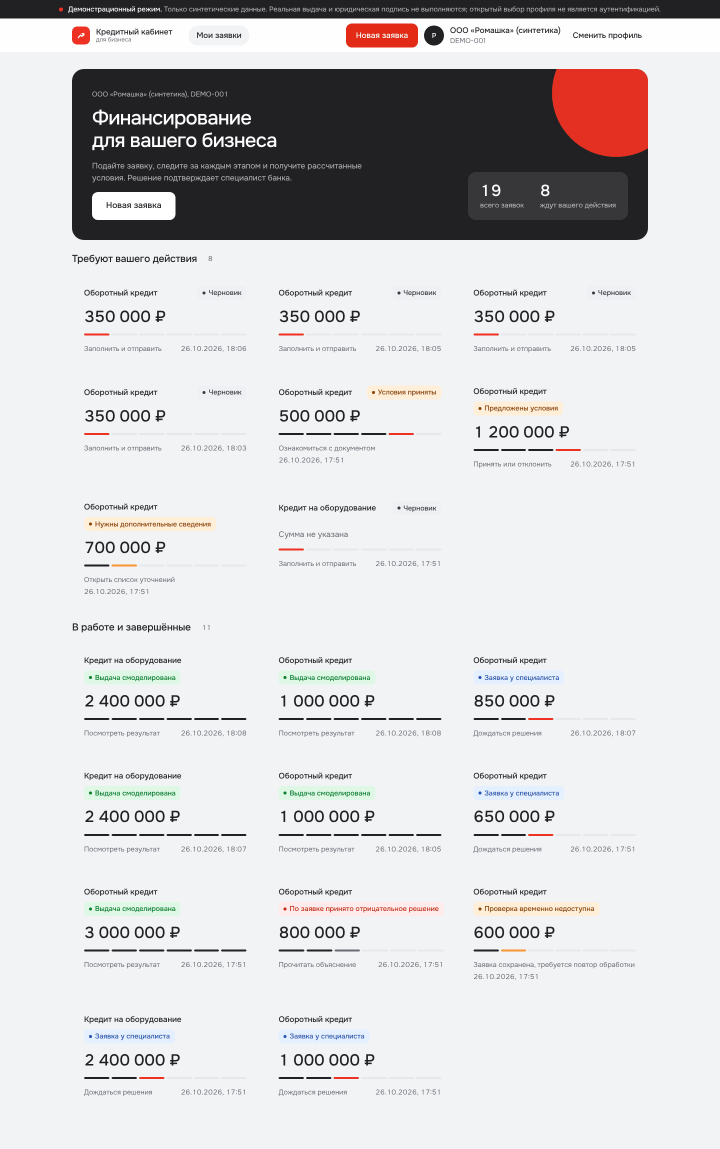
#> input picture docs/screenshots/desktop-1440x900/client/02-home-romashka.png, 1440 x 2298 px (shown at 1/2 size); the run also reads 1 picture not shown here
$ python showcase.py
#> lines starting #> are read from the running program, lines starting #| are printed output that depends on the picture; after the words box and inside, x2 and y2 are one past the last pixel; in counts of white or black regions, pixels touching at a corner belong together
"""Собирает витрину из готовых скриншотов: композиции по устройствам, сетки статусов, GIF-ролики путей.

Запуск: python3 showcase.py [каталог docs/screenshots]. Исходные снимки не меняются.
Подписи на композициях рисуются шрифтом DejaVu Sans (системный, с кириллицей).
"""
import sys
from pathlib import Path

from PIL import Image, ImageDraw, ImageFont

ROOT = Path(sys.argv[1] if len(sys.argv) > 1 else Path(__file__).resolve().parents[3] / "docs" / "screenshots")
OUT = ROOT / "showcase"
OUT.mkdir(parents=True, exist_ok=True)

FONT = "/usr/share/fonts/truetype/dejavu/DejaVuSans.ttf"
FONT_BOLD = "/usr/share/fonts/truetype/dejavu/DejaVuSans-Bold.ttf"
BG_TOP, BG_BOTTOM = (242, 243, 245), (228, 230, 235)
INK, MUTED, RED = (33, 33, 36), (107, 107, 117), (227, 42, 23)

DESKTOP, TABLET, PHONE = "desktop-1440x900", "tablet-ipad-768x1024", "phone-iphone-390x844"
STATUS_TITLES = {
    "client/06-draft-partial": "Черновик",
    "client/22-application-submitted-checking": "Проверяем сведения",
    "client/15-needs-info-system-request": "Нужны сведения",
    "client/18-processing-error-timeout": "Проверка недоступна",
    "client/20-waiting-for-specialist": "У специалиста",
    "client/08-offer-full-amount": "Предложены условия",
    "client/10-accepted-agreement-to-sign": "Условия приняты",
    "client/11-completed-equipment": "Выдача смоделирована",
    "client/13-rejected": "Отрицательное решение",
    "client/14-declined-by-client": "Отклонено клиентом",
}


def font(size, bold=False):
    return ImageFont.truetype(FONT_BOLD if bold else FONT, size)


def gradient(size):
    w, h = size
    img = Image.new("RGB", size, BG_TOP)
    px = ImageDraw.Draw(img)
    for y in range(h):
        t = y / max(h - 1, 1)
        px.line([(0, y), (w, y)], fill=tuple(int(BG_TOP[i] + (BG_BOTTOM[i] - BG_TOP[i]) * t) for i in range(3)))
    return img


def load(rel):
    path = ROOT / f"{rel}.png"
    return Image.open(path).convert("RGB") if path.exists() else None


def top_crop(img, aspect_h_over_w, width_px, skip=0.0):
    """Часть страницы нужного соотношения (с отступом сверху skip×ширины), масштабированная до ширины."""
    w, h = img.size
    y0 = min(int(w * skip), max(h - 1, 0))
    crop_h = min(h - y0, int(w * aspect_h_over_w))
    out = img.crop((0, y0, w, y0 + crop_h))
    scale = width_px / w
    return out.resize((width_px, max(1, int(crop_h * scale))), Image.LANCZOS)


def rounded(img, radius):
    mask = Image.new("L", img.size, 0)
    ImageDraw.Draw(mask).rounded_rectangle((0, 0, *img.size), radius, fill=255)
    out = Image.new("RGBA", img.size)
    out.paste(img, (0, 0), mask)
    return out


def shadow(canvas, box, radius, blur=28, offset=(0, 18), opacity=70):
    from PIL import ImageFilter

    layer = Image.new("RGBA", canvas.size, (0, 0, 0, 0))
    x0, y0, x1, y1 = box
    ImageDraw.Draw(layer).rounded_rectangle((x0 + offset[0], y0 + offset[1], x1 + offset[0], y1 + offset[1]), radius, fill=(10, 10, 20, opacity))
    canvas.alpha_composite(layer.filter(ImageFilter.GaussianBlur(blur)))


def browser_frame(canvas, shot, x, y, width):
    body = top_crop(shot, 0.625, width)
    bar_h = 34
    box = (x, y, x + width, y + bar_h + body.height)
    shadow(canvas, box, 18)
    frame = Image.new("RGBA", (width, bar_h + body.height), (255, 255, 255, 255))
    d = ImageDraw.Draw(frame)
    d.rectangle((0, 0, width, bar_h), fill=(236, 237, 240))
    for i, c in enumerate([(255, 95, 86), (255, 189, 46), (39, 201, 63)]):
        d.ellipse((16 + i * 22, 11, 28 + i * 22, 23), fill=c)
    d.rounded_rectangle((width * 0.28, 7, width * 0.72, 27), 10, fill=(255, 255, 255))
    frame.paste(body, (0, bar_h))
    canvas.alpha_composite(rounded(frame.convert("RGB"), 18), (x, y))
    return box


def device_frame(canvas, shot, x, y, width, aspect, radius, bezel, notch=False, skip=0.0):
    inner = top_crop(shot, aspect, width, skip)
    w, h = inner.width + bezel * 2, inner.height + bezel * 2
    box = (x, y, x + w, y + h)
    shadow(canvas, box, radius + bezel)
    frame = Image.new("RGBA", (w, h), (24, 24, 28, 255))
    mask_inner = rounded(inner, max(radius - 4, 6))
    frame.alpha_composite(mask_inner, (bezel, bezel))
    d = ImageDraw.Draw(frame)
    if notch:
        d.rounded_rectangle((w / 2 - 26, 4, w / 2 + 26, 9), 3, fill=(60, 60, 66))
    canvas.alpha_composite(rounded(frame.convert("RGB"), radius + bezel), (x, y))
    return box


def caption(canvas, text, xy, size=18, fill=MUTED, bold=False, anchor="la"):
    ImageDraw.Draw(canvas).text(xy, text, font=font(size, bold), fill=fill, anchor=anchor)


def multi_device(name, rel, title, subtitle):
    d, t, p = load(f"{DESKTOP}/{rel}"), load(f"{TABLET}/{rel}"), load(f"{PHONE}/{rel}")
    if not (d and t and p):
        print("skip", name, "missing", rel)
        return
    canvas = gradient((2400, 1350)).convert("RGBA")
    caption(canvas, title, (110, 90), 44, INK, True)
    caption(canvas, subtitle, (110, 152), 24, MUTED)
    ImageDraw.Draw(canvas).rounded_rectangle((110, 62, 150, 70), 4, fill=RED)
    bx = browser_frame(canvas, d, 110, 250, 1330)
    caption(canvas, "Десктоп 1440×900", (110 + 665, bx[3] + 22), 20, MUTED, anchor="ma")
    tb = device_frame(canvas, t, 1500, 330, 420, 1.2, 38, 14)
    caption(canvas, "Планшет iPad 768×1024", ((tb[0] + tb[2]) // 2, tb[3] + 22), 20, MUTED, anchor="ma")
    pb = device_frame(canvas, p, 1990, 430, 270, 1.6, 40, 11, notch=True)
    caption(canvas, "Телефон iPhone 390×844", ((pb[0] + pb[2]) // 2, pb[3] + 22), 20, MUTED, anchor="ma")
    canvas.convert("RGB").save(OUT / f"{name}.png", optimize=True)
    print("showcase", name)


def phone_grid(name, items, title, subtitle, columns=5, device=PHONE, aspect=1.7, width=300):
    shots = [(label, load(f"{device}/{rel}")) for rel, label in items]
    shots = [(label, img) for label, img in shots if img]
    if not shots:
        return
    rows = (len(shots) + columns - 1) // columns
    gap, pad = 36, 90
    height = top_crop(shots[0][1], aspect, width - 24, 0.5).height + 24
    cw = pad * 2 + columns * width + (columns - 1) * gap
    ch = 230 + rows * (height + 100) + pad
    canvas = gradient((cw, ch)).convert("RGBA")
    caption(canvas, title, (pad, 80), 44, INK, True)
    caption(canvas, subtitle, (pad, 142), 24, MUTED)
    ImageDraw.Draw(canvas).rounded_rectangle((pad, 54, pad + 40, 62), 4, fill=RED)
    for i, (label, img) in enumerate(shots):
        r, c = divmod(i, columns)
        x, y = pad + c * (width + gap), 230 + r * (height + 100)
        device_frame(canvas, img, x, y, width - 24, aspect, 34, 12, notch=True, skip=0.5)
        caption(canvas, label, (x + width // 2, y + height + 28), 21, INK, True, "ma")
    canvas.convert("RGB").save(OUT / f"{name}.png", optimize=True)
    print("showcase", name)


def desktop_grid(name, items, title, subtitle, columns=3, width=720):
    shots = [(label, load(f"{DESKTOP}/{rel}")) for rel, label in items]
    shots = [(label, img) for label, img in shots if img]
    if not shots:
        return
    rows = (len(shots) + columns - 1) // columns
    gap, pad = 40, 90
    body_h = top_crop(shots[0][1], 0.625, width).height + 34
    cw = pad * 2 + columns * width + (columns - 1) * gap
    ch = 230 + rows * (body_h + 110) + pad
    canvas = gradient((cw, ch)).convert("RGBA")
    caption(canvas, title, (pad, 80), 44, INK, True)
    caption(canvas, subtitle, (pad, 142), 24, MUTED)
    ImageDraw.Draw(canvas).rounded_rectangle((pad, 54, pad + 40, 62), 4, fill=RED)
    for i, (label, img) in enumerate(shots):
        r, c = divmod(i, columns)
        x, y = pad + c * (width + gap), 230 + r * (body_h + 110)
        browser_frame(canvas, img, x, y, width)
        caption(canvas, label, (x + width // 2, y + body_h + 26), 21, INK, True, "ma")
    canvas.convert("RGB").save(OUT / f"{name}.png", optimize=True)
    print("showcase", name)


def device_row(name, rel, title, subtitle):
    devices = [
        ("desktop-1440x900", "Десктоп 1440", 0.625, 520, "browser"),
        ("laptop-1280x720", "Ноутбук 1280", 0.5625, 440, "browser"),
        ("tablet-ipad-landscape-1024x768", "iPad ландшафт 1024", 0.75, 380, "tablet"),
        ("tablet-ipad-768x1024", "iPad портрет 768", 1.3, 250, "tablet"),
        ("phone-android-412x915", "Android 412", 1.9, 200, "phone"),
        ("phone-iphone-390x844", "iPhone 390", 1.9, 200, "phone"),
        ("phone-android-small-360x640", "Android 360", 1.75, 190, "phone"),
    ]
    imgs = [(label, load(f"{d}/{rel}"), a, w, kind) for d, label, a, w, kind in devices]
    imgs = [i for i in imgs if i[1]]
    pad, gap = 80, 40
    total_w = pad * 2 + sum(w + 28 for _, _, _, w, _ in imgs) + gap * (len(imgs) - 1)
    canvas = gradient((total_w, 800)).convert("RGBA")
    caption(canvas, title, (pad, 70), 44, INK, True)
    caption(canvas, subtitle, (pad, 132), 24, MUTED)
    ImageDraw.Draw(canvas).rounded_rectangle((pad, 44, pad + 40, 52), 4, fill=RED)
    x = pad
    base = 700
    for label, img, aspect, w, kind in imgs:
        if kind == "browser":
            body = top_crop(img, aspect, w)
            y = base - body.height - 34
            box = browser_frame(canvas, img, x, y, w)
            cx = x + w // 2
            x += w + gap
        else:
            inner = top_crop(img, aspect, w)
            h = inner.height + 28
            box = device_frame(canvas, img, x, base - h, w, aspect, 30 if kind == "tablet" else 36, 14 if kind == "tablet" else 11, notch=kind == "phone")
            cx = x + (w + 28) // 2
            x += w + 28 + gap
        caption(canvas, label, (cx, base + 24), 19, MUTED, anchor="ma")
    canvas.convert("RGB").save(OUT / f"{name}.png", optimize=True)
    print("showcase", name)


def gif(name, device, duration=1400, width=None):
    frames_dir = ROOT / device / "flow"
    files = sorted(frames_dir.glob("*.png"))
    if not files:
        return
    frames = []
    for f in files:
        img = Image.open(f).convert("RGB")
        # Кадр — верхняя часть экрана, чтобы GIF оставался лёгким и читаемым.
        w, h = img.size
        img = img.crop((0, 0, w, min(h, int(w * (1.7 if w < 800 else 0.625)))))
        target_w = width or (420 if w < 800 else 1000)
        img = img.resize((target_w, int(img.height * target_w / w)), Image.LANCZOS)
        frames.append(img.quantize(colors=128, method=Image.Quantize.MEDIANCUT, dither=Image.Dither.NONE))
    frames[0].save(OUT / f"{name}.gif", save_all=True, append_images=frames[1:], duration=duration, loop=0, optimize=True)
    print("gif", name, len(frames), "frames")


def main():
    multi_device("01-demo-login-all-devices", "client/01-demo-login", "Вход в демонстрационный стенд", "Профили клиентов и сотрудника, явная пометка демо-режима")
    multi_device("02-client-home-all-devices", "client/02-home-romashka", "Кабинет клиента: заявки компании", "Карточки со статусом, суммой и трекером этапов")
#> call 4 of load, with rel = 'desktop-1440x900/client/02-home-romashka'
#> in load, returned value is the input picture: PIL image 1440x2298 RGB; mean R, G, B 212.9, 211.6, 213.3
#> in top_crop, `out = img.crop((0, y0, w, y0 + crop_h))`:
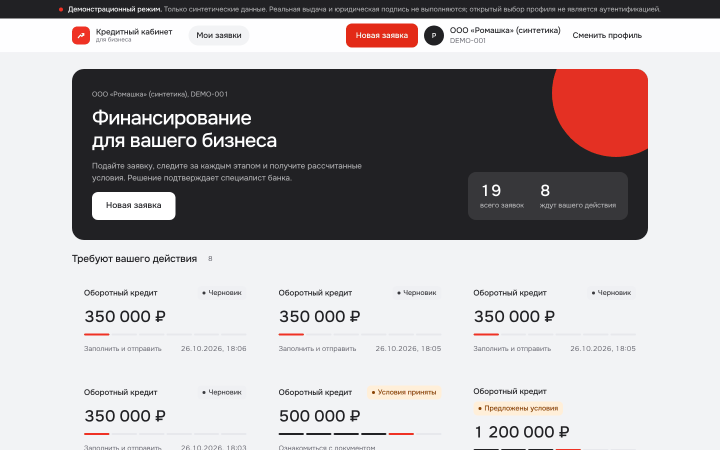
#> out: PIL image 1440x900 RGB (shown at 1/2 size); mean R, G, B 176, 171.1, 172.7
#> in rounded, `ImageDraw.Draw(mask).rounded_rectangle((0, 0, *img.size), radius, fill..`:
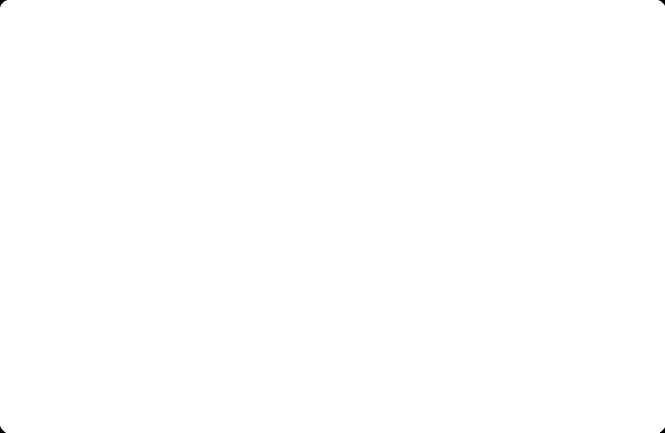
#> mask: PIL image 1330x865 L (shown at 1/2 size); 100% white; 4 black regions, box (x1, y1, x2, y2) and area: (0, 0, 14, 14) 74, (1317, 0, 1330, 11) 60, (0, 852, 11, 865) 60, (1320, 855, 1330, 865) 47
#> call 2 of top_crop, with aspect_h_over_w = 1.2, width_px = 420, skip = 0
#> in top_crop (call 2), `out = img.crop((0, y0, w, y0 + crop_h))`:
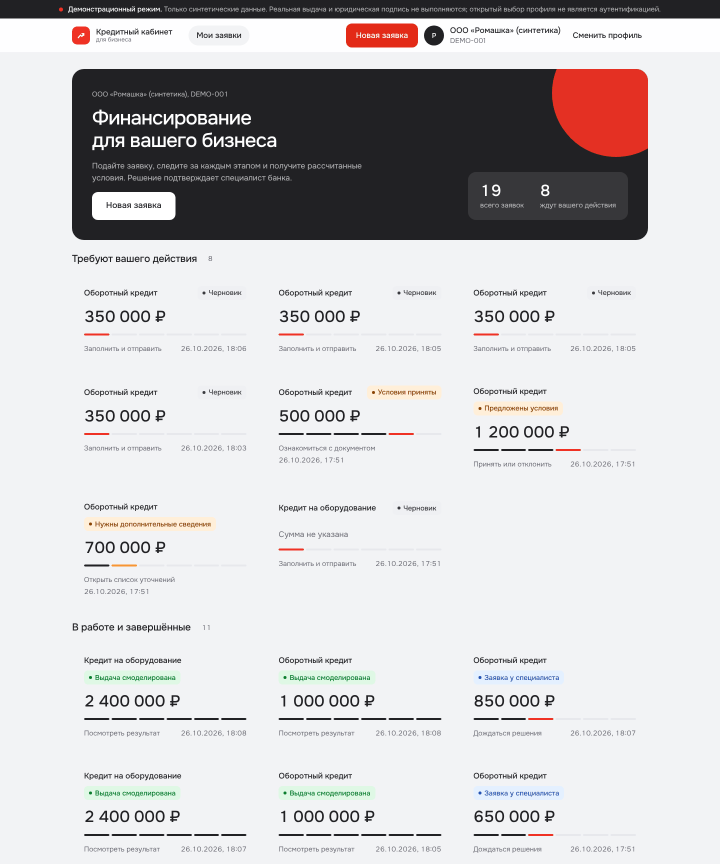
#> out: PIL image 1440x1728 RGB (shown at 1/2 size); mean R, G, B 204.8, 202.9, 204.5
#> in device_frame, `canvas.alpha_composite(rounded(frame.convert("RGB"), radius + bezel), ..`:
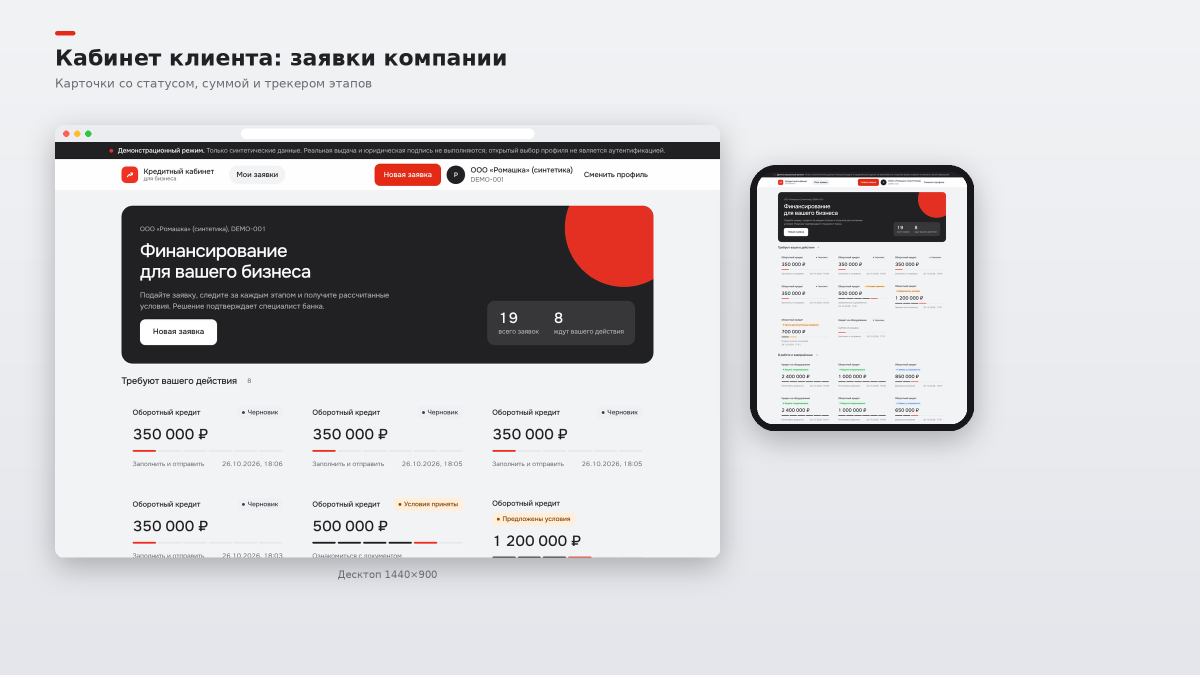
#> canvas: PIL image 2400x1350 RGBA (shown at 1/2 size); mean R, G, B, A 208.5, 207.6, 210.3, 255
#> call 2 of device_frame, with x = 1990, y = 430, width = 270, aspect = 1.6, radius = 40, bezel = 11, notch = True, skip = 0
#> call 3 of shadow, with box = (1990, 430, 2282, 882), radius = 51, blur = 28, offset = (0, 18), opacity = 70
#> in shadow (call 3), `ImageDraw.Draw(layer).rounded_rectangle((x0 + offset[0], y0 + offset[1..`:
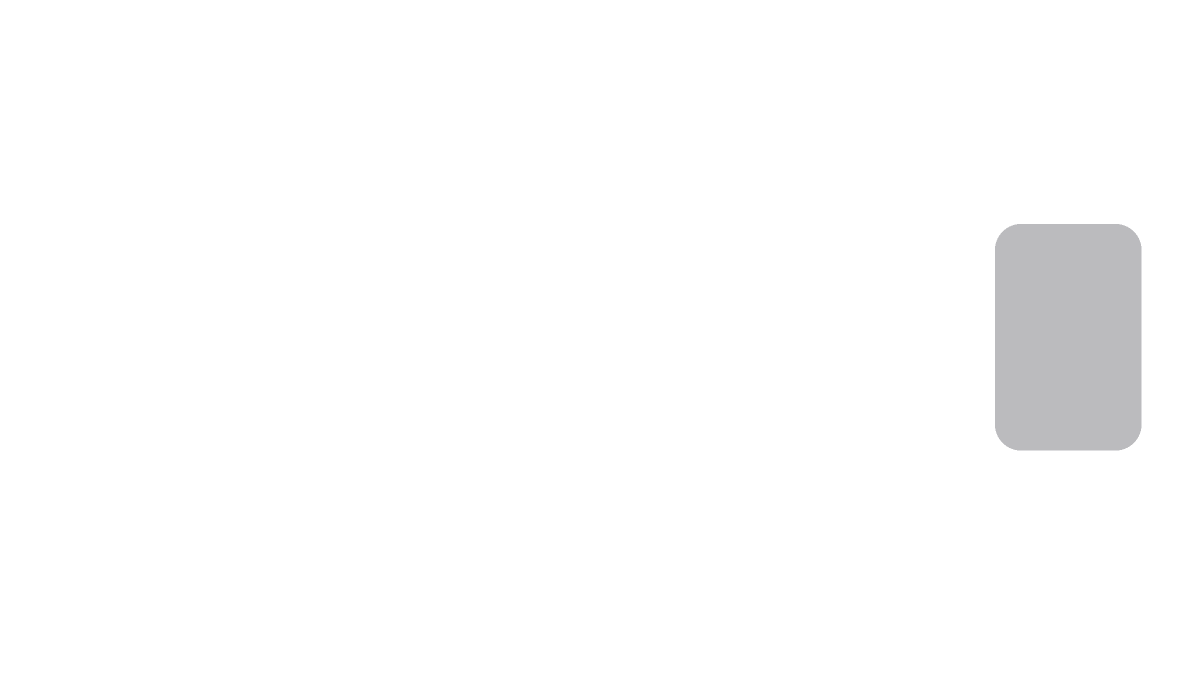
#> layer: PIL image 2400x1350 RGBA (shown at 1/2 size); mean R, G, B, A 0.4, 0.4, 0.8, 2.8; transparent parts drawn white
#> in device_frame (call 2), `frame.alpha_composite(mask_inner, (bezel, bezel))`:
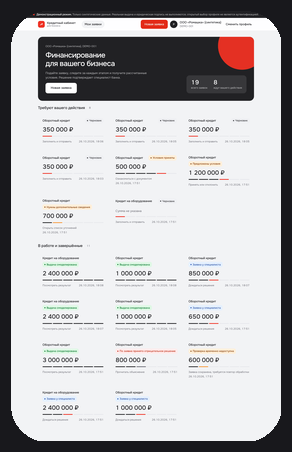
#> frame: PIL image 292x452 RGBA; mean R, G, B, A 188.9, 187.8, 189.7, 255
#> in rounded (call 5), `ImageDraw.Draw(mask).rounded_rectangle((0, 0, *img.size), radius, fill..`:
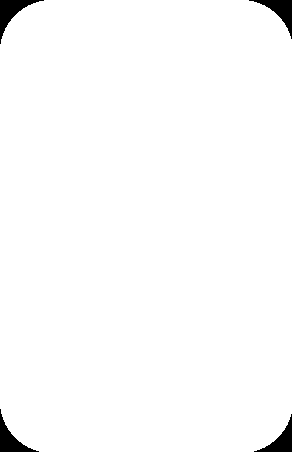
#> mask: PIL image 292x452 L; 98.4% white; 4 black regions, box (x1, y1, x2, y2) and area: (0, 0, 44, 44) 573, (249, 0, 292, 39) 529, (0, 409, 39, 452) 529, (254, 414, 292, 452) 486
    multi_device("03-offer-alternative-all-devices", "client/09-offer-alternative-amount", "Предложение клиенту", "Условия считает сервер; причина меньшей суммы объяснена")
    multi_device("04-needs-info-all-devices", "client/15-needs-info-system-request", "Запрос уточнения", "Клиент исправляет только запрошенные сведения и отправляет новую ревизию")
    multi_device("05-bank-queue-all-devices", "bank/01-queue", "Банк: очередь заявок", "Фильтры на сервере, показатели очереди, статус и необходимость действия")
    multi_device("06-bank-dossier-all-devices", "bank/05-dossier-alternative-amount", "Банк: досье заявки", "Рекомендация, факторы, доступность, источники, ревизии и история")
    multi_device("07-agreement-all-devices", "client/10-accepted-agreement-to-sign", "Документ и имитация подписи", "Отдельное согласие клиента; явная метка «имитация»")

    phone_grid(
        "10-all-client-statuses-phone",
        [(rel, label) for rel, label in STATUS_TITLES.items()],
        "Все статусы заявки глазами клиента",
        "Подписи берутся из contracts/statuses.json. Телефон iPhone 390×844",
        columns=5,
    )
    desktop_grid(
        "11-bank-decisions-desktop",
        [
            ("bank/16-dialog-approve-offer", "Подтвердить предложение"),
            ("bank/17-dialog-request-info", "Запросить уточнение"),
            ("bank/18-dialog-reject-with-reason", "Отказать с причиной"),
            ("bank/19-dialog-retry-checks", "Перезапустить проверку"),
            ("states/10-bank-decision-conflict-409", "Конфликт версий (409)"),
            ("bank/09-dossier-overdue-reject-recommended", "Отрицательная рекомендация"),
        ],
        "Банк: решения сотрудника",
        "Каждое действие подтверждается; устаревшие данные не применяются",
    )
    desktop_grid(
        "12-bank-cases-desktop",
        [
            ("bank/05-dossier-alternative-amount", "Меньшая сумма по DSCR"),
            ("bank/06-dossier-full-amount", "Исходная сумма"),
            ("bank/07-dossier-equipment-product", "Кредит на оборудование"),
            ("bank/08-dossier-affordability-below-minimum", "Сумма ниже минимума продукта"),
            ("bank/10-dossier-processing-error-retry", "Сбой источника: повтор"),
            ("bank/13-dossier-two-revisions", "Две ревизии после уточнения"),
        ],
        "Банк: разные кейсы",
        "Разные суммы, продукты и исходы расчёта на синтетических данных",
    )
    desktop_grid(
        "13-error-and-edge-states-desktop",
        [
            ("states/01-foreign-application-404", "Чужая заявка: 404"),
            ("states/02-wrong-role-screen", "Не та роль"),
            ("states/05-network-error-with-retry", "Нет связи: повтор"),
            ("states/06-loading-skeleton", "Загрузка"),
            ("states/07-empty-applications-list", "Пустой список"),
            ("client/07-draft-validation-errors", "Ошибки в полях"),
            ("states/08-draft-version-conflict-409", "Конфликт версий (409)"),
            ("states/09-unsaved-changes-warning", "Несохранённые правки"),
            ("states/11-keyboard-focus-visible", "Фокус с клавиатуры"),
        ],
        "Состояния и ошибки",
        "Loading, empty, error, 404, 409 и предупреждение о потере данных",
    )
    device_row("14-adaptive-seven-devices-home", "client/02-home-romashka", "Один интерфейс на семи устройствах", "Главная клиента: десктоп, ноутбук, iPad (портрет и ландшафт), iPhone и два Android")
#> in device_row, `imgs = [(label, load(f"{d}/{rel}"), a, w, kind) for d, label, a, w, ki..`: imgs = 7 items
#> in device_row, `total_w = pad * 2 + sum(w + 28 for _, _, _, w, _ in imgs) + gap * (len..`: total_w = 2776
#> the loop in device_row, `for label, img, aspect, w, kind in imgs:` made 7 passes
#> (label, aspect, kind) on passes 1 to 2: ('Десктоп 1440', 0.625, 'browser'), ('Ноутбук 1280', 0.562, 'browser')
#> after the loop in device_row, `for label, img, aspect, w, kind in imgs:`: x = 2680
    device_row("15-adaptive-seven-devices-dossier", "bank/05-dossier-alternative-amount", "Досье сотрудника на семи устройствах", "Тот же экран, адаптированный под размер")
    gif("flow-e01-desktop", DESKTOP)
    gif("flow-e01-iphone", PHONE, duration=1300)
    gif("flow-e01-ipad", TABLET, duration=1300, width=500)


if __name__ == "__main__":
    main()
